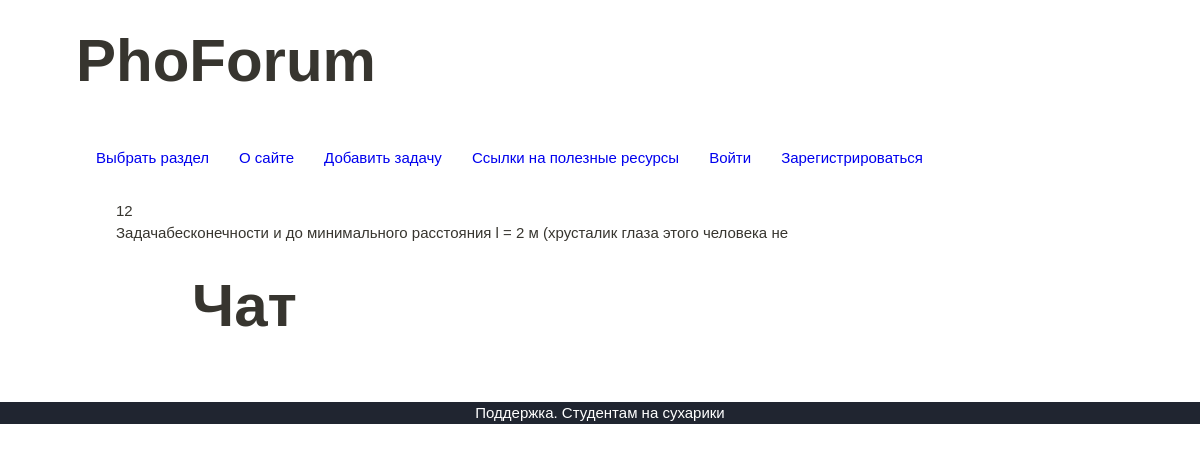
/optica/5, run on the app's committed database.
### mainapp/models.py (models this page shows, shortened)
class Task(models.Model):
    title = models.CharField(max_length=100, verbose_name="Название задачи", blank=True)
    content = models.TextField(max_length=3500, verbose_name="Условие задачи")
    image = models.ImageField(blank=True, null=True, verbose_name="Рисунок к условию")
    resource = models.CharField(max_length=500, blank=True, verbose_name="Источник/название олимпиады")
    year = models.PositiveSmallIntegerField(blank=True, null=True, verbose_name="Год")
    grade = models.IntegerField(verbose_name="Класс",  choices=GRADE_CHOICES, default=None, blank=True, null=True)
    difficulty_level = models.PositiveSmallIntegerField(verbose_name="Уровень сложности", blank=True, null=True)
    answer = models.CharField(max_length=500, blank=True, verbose_name="Ответ")
    category = models.ForeignKey(
        'Category',
        verbose_name="Раздел",
        on_delete=models.CASCADE,
        blank=True, null=True
    )
    class Meta:
        ordering = ['difficulty_level', 'grade', 'year']

### mainapp/views.py (the view)
# urls.py: path('<slug:category_slug>/<int:task_id>', get_task, name='task')
def get_task(request, category_slug, task_id):
    task_by_id = get_object_or_404(Task, id=task_id)
    if task_by_id.category.slug == category_slug:
        comments = Comment.objects.filter(task_id=task_id)
        tree = create_comment_tree(comments)
        context = {
            'title': 'PhoForum',
            'task': task_by_id,
            'tree': tree
        }
        template_name = 'mainapp/task.html'
    else:
        raise Http404("Invalid path.")
    return render(request, template_name=template_name, context=context)

### mainapp/templatetags/comments_tree.py (called while the page is built, shortened)
@register.filter
def comments_filter(tree):
    res = """
        <ul>
            {}
        </ul>
        """
    i = ''
    return mark_safe(res.format(i))

### mainapp/utils.py (called while the page is built, shortened)
def create_comment_tree(qs):    #qs-queryset
    res = []
    return res

### mainapp/templates/mainapp/task.html (shortened to what this page needs)
{% extends 'mainapp/base.html' %}
{% load comments_tree %}
{% block content %}
{% if task.title %}
<h3>{{ task.title }}</h3>
{% endif %}
<p class="task-over-chat">Задача{{ task.content }}</p>
<h1>Чат</h1>
{% endblock content %}

### mainapp/static/mainapp/css/styles.css (style rules this page uses)
* { padding: 0; margin: 0; border: 0; }
*,*:before,*:after { -moz-box-sizing: border-box; -webkit-box-sizing: border-box; box-sizing: border-box; }
html,body { height: 100%; width: 100%; font-size: 100%; line-height: 1; font-size: 15px; -ms-text-size-adjust: 100%; -moz-text-size-adjust: 100%; -webkit-text-size-adjust: 100%; }
h1,h2,h3,h4,h5,h6 { font-size:inherit;font-weight: 400; }
body { font-family: sans-serif; color: rgb(55, 53, 47); font-size: 15px; line-height: 1.5; }
h1 { padding: 25px 10px 40px 76px; font-size: 4em; font-weight: 700; line-height: 1.2; }

### data on the page
Task: title "12", content "бесконечности и до минимального расстояния l = 2 м (хрусталик глаза этого человека не"
